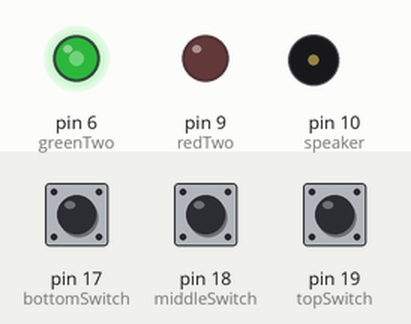
This sketch was run on a simulated Arduino Uno, built with avr-gcc and run on an emulated ATmega328P. Shown: output pins drawn as LEDs (lit = HIGH), buzzer (waves = sounding). Dashed ring = blinking. The inputs (shaded band) are chosen by the test bench; at power-on: pin 17 (bottomSwitch) LOW, pin 18 (middleSwitch) LOW, pin 19 (topSwitch) LOW. Random numbers use the default seed unless the sketch sets one; pins used as bus, display or sensor lines are not drawn.

Above: at 1.27 s.
1.3 s: pin 17 (bottomSwitch) pulled HIGH for 0.15 s
At 2.7 s:
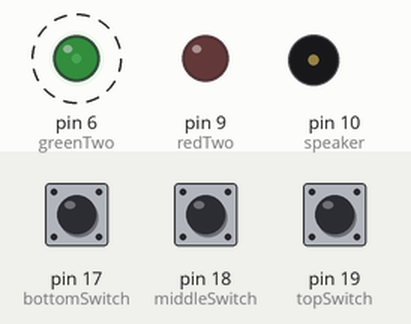
4.3 s: pin 18 (middleSwitch) pulled HIGH for 3.2 s
9.0 s: pin 19 (topSwitch) pulled HIGH for 0.15 s
At 10.7 s:
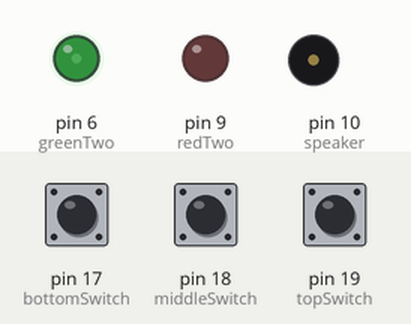
11.0 s: pin 19 (topSwitch) pulled HIGH for 1 s
At 12.7 s:
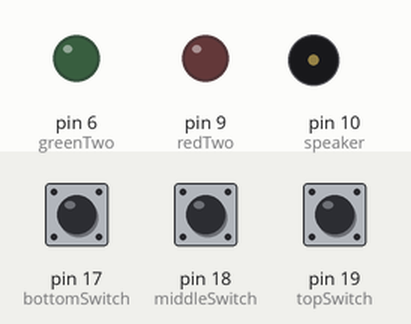
13.5 s: pin 18 (middleSwitch) pulled HIGH for 0.15 s
Timing chart, 0 to 37.7 s (numbered marks = the images above; inputs shaded):
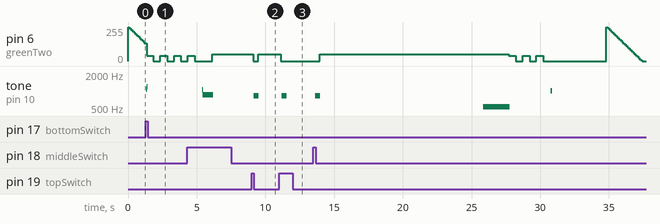

Measured:
- after the input at 1.3 s, tone on pin 10 (speaker): silent → 1077 Hz at once, → 1188 Hz 0.04 s later, → silent 0.04 s later
- after the input at 9.0 s, pin 6 (greenTwo): 50/255 → 0/255 after 0.12 s, → 50/255 0.36 s later; tone on pin 10 (speaker): silent → 827 Hz after 0.16 s, → silent 0.36 s later
- after the input at 11.0 s, pin 6 (greenTwo): 50/255 → 0/255 after 0.14 s; tone on pin 10 (speaker): silent → 827 Hz after 0.18 s, → silent 0.36 s later

The sketch:

whack_a_mole.ino
```cpp
//Button pins
int bottomSwitch = 17;
int middleSwitch = 18;
int topSwitch = 19;

//Speaker
int speaker = 10;

//LED Pins
int redColor = 3;
int greenColor = 4;
int blueColor = 5;
int greenTwo = 6;
int redTwo = 9;


const float INITIAL_TIME = 25000;


void playBuzzer(int val, int time)
{
  for (int i = 0; i < time; i++)
  {
    digitalWrite(speaker,HIGH);
    delayMicroseconds(val);
    digitalWrite(speaker,LOW);
      delayMicroseconds(900);
  }
}


int selectLED()
{
  int randomNumber = random(0,3);
  switch(randomNumber)
  {
    case 0:
      return redColor;
    case 1:
      return greenColor;
    case 2:
      return greenTwo;
  }
  return 0;
}

void setup()
{
  pinMode(redColor, OUTPUT);
  pinMode(greenColor, OUTPUT);
  pinMode(blueColor, OUTPUT);
  pinMode(redTwo, OUTPUT);
  pinMode(greenTwo, OUTPUT);

  pinMode(bottomSwitch, INPUT);
  pinMode(middleSwitch, INPUT);
  pinMode(topSwitch, INPUT);

  pinMode(speaker, OUTPUT);
}

void shine()
{
  int Counter = 40;

    analogWrite(greenColor, Counter);
    analogWrite(redColor, Counter);
    analogWrite(greenTwo, Counter);
    delay(500);
    analogWrite(greenColor, 0);
    analogWrite(redColor, 0);
    analogWrite(greenTwo, 0);
    delay(500);
}

void fade()
{
  int Counter = 255;
  while (true)
  { //break;
    analogWrite(greenColor, Counter);
    analogWrite(redColor, Counter);
    analogWrite(greenTwo, Counter);
    if(digitalRead(bottomSwitch) == 1 || digitalRead(middleSwitch) == 1 || digitalRead(topSwitch) == 1) //button is pressed
    {
      playBuzzer(30, 50);
      break;
    }
    delay(100);
    if(digitalRead(bottomSwitch) == 1 || digitalRead(middleSwitch) == 1 || digitalRead(topSwitch) == 1) //button is pressed
    {
      playBuzzer(30, 50);
      break;
    }
    Counter-= 10;
    if (Counter <= 0)
    {
      analogWrite(greenColor, 0);
      analogWrite(redColor, 0);
      analogWrite(greenTwo, 0);
      delay(1000);
      Counter = 255;
    }

    if(digitalRead(bottomSwitch) == 1 || digitalRead(middleSwitch) == 1 || digitalRead(topSwitch) == 1) //button is pressed
    {
      playBuzzer(30, 50);
      break;
    }
    else
      continue;
  }
}

void loop()
{


    //Idle Mode
    fade();
      shine();
      shine();
      shine();
      shine();

    analogWrite(greenColor, 0);
    analogWrite(redColor, 0);
    analogWrite(greenTwo, 0);

    playBuzzer(50, 50);
    analogWrite(greenColor, 50);
    analogWrite(redColor, 50);
    analogWrite(greenTwo, 50);


    analogWrite(greenColor, 0);
    analogWrite(redColor, 0);
    analogWrite(greenTwo, 0);
  //The Gameplay

  float totalTime = INITIAL_TIME;
  float timeLeft = totalTime;
  int litLED = selectLED();


  while (timeLeft > 0)
  {
    analogWrite(litLED, 50);
    if ((litLED == redColor && digitalRead(bottomSwitch) == 1) || (litLED == greenColor && digitalRead(middleSwitch) == 1) || (litLED == greenTwo && digitalRead(topSwitch) == 1)) //If the correct button is pressed
    {
      analogWrite(litLED, 0); //analogWrite the litLED to LOW
      playBuzzer(300, 300); //Short sound with speaker
      litLED = selectLED();
      totalTime -= 300;
      timeLeft = totalTime;
      continue;
    }

    delay(150);
    timeLeft -= 300;
  }

  //Losing sequence
   playBuzzer(1000, 1000); //Must use PWM
  shine();
  shine();
  shine();
  playBuzzer(100, 100); //Must use PWM


  delay (4000);
}
```
